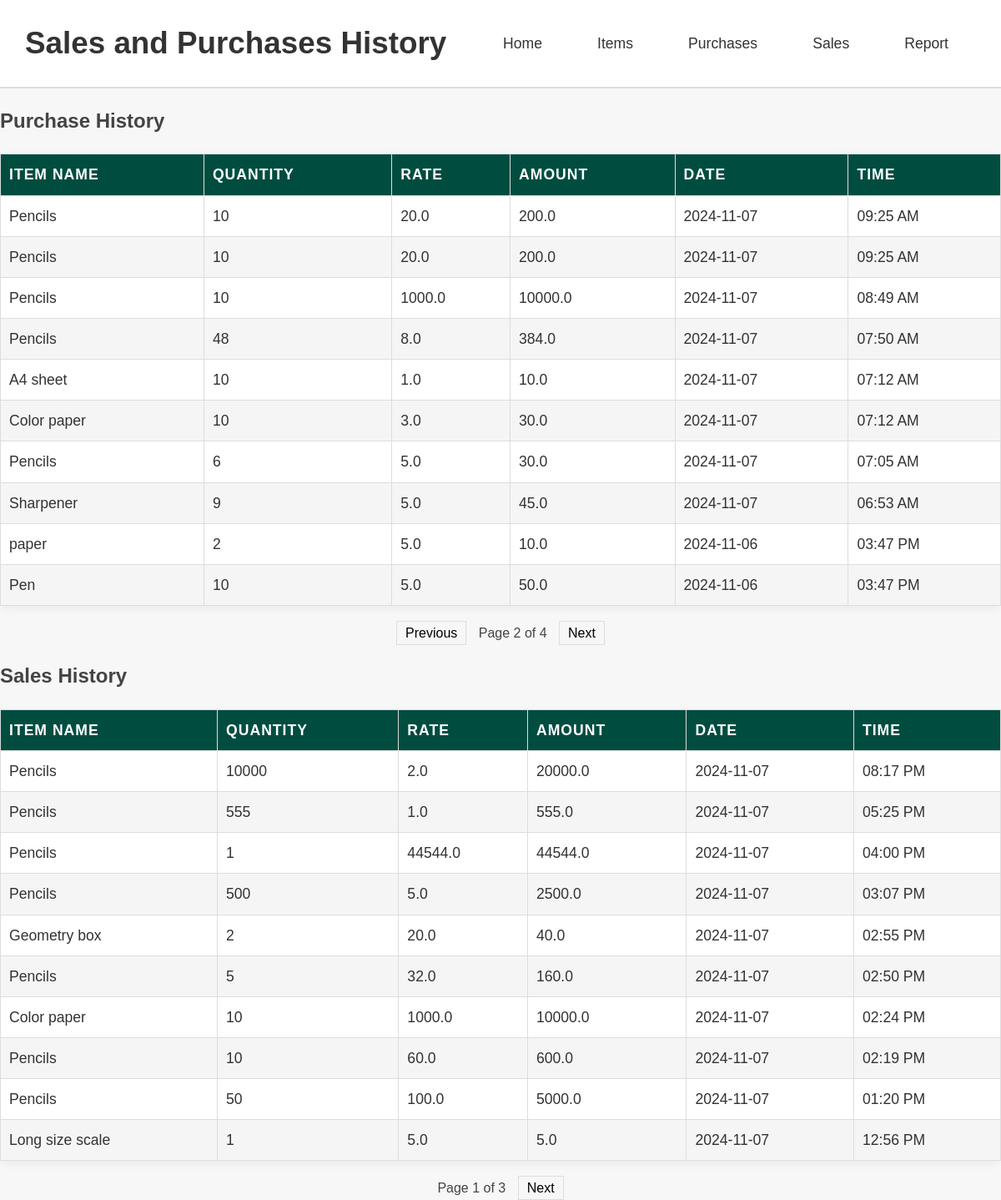
The page /report?purchases_page=2&sales_page=1 on the database its author committed.
### app.py (models this page shows)
class Item(db.Model):
    id = db.Column(db.Integer, primary_key=True)
    name = db.Column(db.String(100), nullable=False)
    price = db.Column(db.Float, nullable=False)
    qty = db.Column(db.Integer, default=0)
    purchases = relationship('Purchase', backref='item', cascade='all, delete-orphan')

class Purchase(db.Model):
    id = db.Column(db.Integer, primary_key=True)
    timestamp = db.Column(db.DateTime, default=datetime.utcnow)
    item_id = db.Column(db.Integer, ForeignKey('item.id', ondelete='SET NULL'), nullable=True)
    qty = db.Column(db.Integer, nullable=False)
    rate = db.Column(db.Float, nullable=False)
    amount = db.Column(db.Float, nullable=False)

class Sale(db.Model):
    id = db.Column(db.Integer, primary_key=True)
    timestamp = db.Column(db.DateTime, default=datetime.utcnow)
    item_id = db.Column(db.Integer, db.ForeignKey('item.id'), nullable=False)
    qty = db.Column(db.Integer, nullable=False)
    rate = db.Column(db.Float, nullable=False)
    amount = db.Column(db.Float, nullable=False)
    item = db.relationship('Item', backref='sales')

### app.py (the view)
@app.route('/report')
def report():
    ist = pytz.timezone('Asia/Kolkata')
    per_page = 10
    purchases_page = request.args.get('purchases_page', 1, type=int)
    sales_page = request.args.get('sales_page', 1, type=int)
    purchases_paginated = Purchase.query.order_by(Purchase.timestamp.desc()).paginate(page=purchases_page, per_page=per_page, error_out=False)
    sales_paginated = Sale.query.order_by(Sale.timestamp.desc()).paginate(page=sales_page, per_page=per_page, error_out=False)
    purchases_with_details = [{
        'item_name': purchase.item.name,
        'qty': purchase.qty,
        'rate': purchase.rate,
        'amount': purchase.amount,
        'date': purchase.timestamp.astimezone(ist).strftime('%Y-%m-%d'),
        'time': purchase.timestamp.astimezone(ist).strftime('%I:%M %p')
    } for purchase in purchases_paginated.items]
    sales_with_details = [{
        'item_name': sale.item.name,
        'qty': sale.qty,
        'rate': sale.rate,
        'amount': sale.amount,
        'date': sale.timestamp.astimezone(ist).strftime('%Y-%m-%d'),
        'time': sale.timestamp.astimezone(ist).strftime('%I:%M %p')
    } for sale in sales_paginated.items]
    return render_template('report.html',
                           purchases=purchases_with_details,
                           sales=sales_with_details,
                           purchases_pagination=purchases_paginated,
                           sales_pagination=sales_paginated)

### templates/report.html (shortened to what this page needs)
<!DOCTYPE html>
<html lang="en">
<head>
    <link rel="stylesheet" href="{{ url_for('static', filename='style.css') }}">
</head>
<body>
    <header>
        <h1>Sales and Purchases History</h1>
        <nav>
            <a href="{{ url_for('home') }}">Home</a>
            <a href="{{ url_for('manage_items') }}">Items</a>
            <a href="{{ url_for('manage_purchase') }}">Purchases</a>
            <a href="{{ url_for('manage_sales') }}">Sales</a>
            <a href="{{ url_for('report') }}">Report</a>
        </nav>
    </header>
    <section>
        <h2>Purchase History</h2>
        <table border="1">
            <thead>
                <tr>
                    <th>Item Name</th>
                    <th>Quantity</th>
                    <th>Rate</th>
                    <th>Amount</th>
                    <th>Date</th>
                    <th>Time</th>
                </tr>
            </thead>
            <tbody>
                {% for purchase in purchases %}
                <tr>
                    <td>{{ purchase.item_name }}</td>
                    <td>{{ purchase.qty }}</td>
                    <td>{{ purchase.rate }}</td>
                    <td>{{ purchase.amount }}</td>
                    <td>{{ purchase.date }}</td>
                    <td>{{ purchase.time }}</td>
                </tr>
                {% endfor %}
            </tbody>
        </table>
        <div class="pagination">
            {% if purchases_pagination.has_prev %}
                <a href="{{ url_for('report', purchases_page=purchases_pagination.prev_num, sales_page=request.args.get('sales_page', 1)) }}">Previous</a>
            {% endif %}
            <span>Page {{ purchases_pagination.page }} of {{ purchases_pagination.pages }}</span>
            {% if purchases_pagination.has_next %}
                <a href="{{ url_for('report', purchases_page=purchases_pagination.next_num, sales_page=request.args.get('sales_page', 1)) }}">Next</a>
            {% endif %}
        </div>
        <h2>Sales History</h2>
        <table border="1">
            <thead>
                <tr>
                    <th>Item Name</th>
                    <th>Quantity</th>
                    <th>Rate</th>
                    <th>Amount</th>
                    <th>Date</th>
                    <th>Time</th>
                </tr>
            </thead>
            <tbody>
                {% for sale in sales %}
                <tr>
                    <td>{{ sale.item_name }}</td>
                    <td>{{ sale.qty }}</td>
                    <td>{{ sale.rate }}</td>
                    <td>{{ sale.amount }}</td>
                    <td>{{ sale.date }}</td>
                    <td>{{ sale.time }}</td>
                </tr>
                {% endfor %}
            </tbody>
        </table>
        <div class="pagination">
            <span>Page {{ sales_pagination.page }} of {{ sales_pagination.pages }}</span>
            {% if sales_pagination.has_next %}
                <a href="{{ url_for('report', sales_page=sales_pagination.next_num, purchases_page=request.args.get('purchases_page', 1)) }}">Next</a>
            {% endif %}
        </div>
    </section>
</body>
</html>

### static/style.css (style rules this page uses)
body { font-family: 'Poppins', sans-serif; margin: 0; padding: 0; background-color: #f7f7f7; line-height: 1.6; color: #444; }
header { background-color: #ffffff; color: #333; padding: 18px 30px; display: flex; justify-content: space-between; align-items: center; border-bottom: 2px solid #ddd; }
h1 { margin: 0; font-size: 2.3em; font-weight: 600; color: #333; }
nav { display: flex; justify-content: center; align-items: center; margin: 10px 0; }
nav a { display: inline-block; margin: 0 15px; padding: 10px 18px; color: #333; font-size: 1.1em; text-decoration: none; font-weight: 500; transition: background-color 0.3s ease, color 0.3s ease; border-radius: 5px; }
table { width: 100%; margin: 20px 0; border-collapse: collapse; background-color: #ffffff; border-radius: 8px; box-shadow: 0 4px 12px rgba(0, 0, 0, 0.05); }
th, td { padding: 12px 20px; text-align: left; font-size: 1.1em; color: #333; border-bottom: 1px solid #ddd; }
th { background-color: #004d40; color: white; text-transform: uppercase; letter-spacing: 1px; }
tr:nth-child(even) { background-color: #f5f5f5; }
tr:nth-child(odd) { background-color: #ffffff; }
table { width: 100%; border-collapse: collapse; margin-top: 20px; }
th, td { padding: 10px; text-align: left; border: 1px solid #ddd; }
th { background-color: #004d40; }
.pagination { margin-top: 20px; text-align: center; }
.pagination a { padding: 5px 10px; margin: 5px; border: 1px solid #ddd; text-decoration: none; color: #000; }
.pagination span { margin: 5px; }

### rows shown on the page
Item: item_name "Pencils" "Pencils" "Pencils" "Pencils" "Pencils", item_name "Pencils" "Pencils" "Pencils" "Pencils" "Pencils" "Pencils" "Pencils"
Purchase: rate "20.0", amount "200.0"
Purchase: rate "20.0", amount "200.0"
Purchase: rate "1000.0", amount "10000.0"
Purchase: rate "8.0", amount "384.0"
Item: item_name "A4 sheet"
Purchase: rate "1.0", amount "10.0"
Item: item_name "Color paper", item_name "Color paper"
Purchase: rate "3.0", amount "30.0"
Purchase: rate "5.0", amount "30.0"
Item: item_name "Sharpener"
Purchase: rate "5.0", amount "45.0"
Item: item_name "paper"
Purchase: rate "5.0", amount "10.0"
Item: item_name "Pen"
Purchase: rate "5.0", amount "50.0"
Sale: qty "10000", rate "2.0", amount "20000.0"
Sale: qty "555", rate "1.0", amount "555.0"
Sale: rate "44544.0", amount "44544.0"
Sale: qty "500", rate "5.0", amount "2500.0"
Item: item_name "Geometry box"
Sale: rate "20.0", amount "40.0"
Sale: rate "32.0", amount "160.0"
Sale: rate "1000.0", amount "10000.0"
Sale: rate "60.0", amount "600.0"
Sale: rate "100.0", amount "5000.0"
Item: item_name "Long size scale"
Sale: rate "5.0", amount "5.0"

### other values the page prints
{{ purchase.qty }} "10" "10" "10" "48" "10" "10" "6" "9" "2" "10"
{{ purchase.date }} "2024-11-07" "2024-11-07" "2024-11-07" "2024-11-07" "2024-11-07" "2024-11-07" "2024-11-07" "2024-11-07" "2024-11-06" "2024-11-06"
{{ purchase.time }} "09:25 AM" "09:25 AM" "08:49 AM" "07:50 AM" "07:12 AM" "07:12 AM" "07:05 AM" "06:53 AM" "03:47 PM" "03:47 PM"
{{ purchases_pagination.page }} "2"
{{ purchases_pagination.pages }} "4"
{{ sale.date }} "2024-11-07" "2024-11-07" "2024-11-07" "2024-11-07" "2024-11-07" "2024-11-07" "2024-11-07" "2024-11-07" "2024-11-07" "2024-11-07"
{{ sale.time }} "08:17 PM" "05:25 PM" "04:00 PM" "03:07 PM" "02:55 PM" "02:50 PM" "02:24 PM" "02:19 PM" "01:20 PM" "12:56 PM"
{{ sale.qty }} "1" "2" "5" "10" "10" "50" "1"
{{ sales_pagination.page }} "1"
{{ sales_pagination.pages }} "3"
